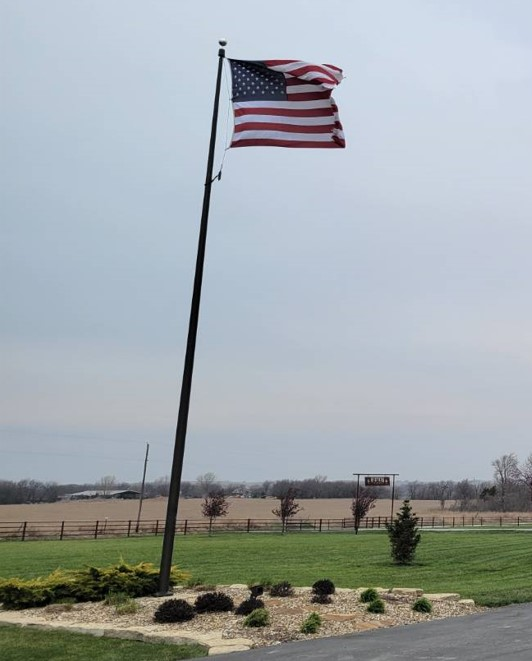
#> input picture panorama/img/Ri.jpg, 532 x 661 px
$ python 4109030314.py
#> lines starting #> are read from the running program, lines starting #| are printed output that depends on the picture
#v:3.11.5
import cv2
import numpy as np

points_l = []
points_r = []
points_t = []
points_s = []

def mouse_callback(event, x, y, flags, param):
    if event == cv2.EVENT_LBUTTONDOWN:
        param[1].append((x, y))
        cv2.circle(param[0], (x, y), 5, (0, 0, 255), -1)
        cv2.imshow("Image", param[0])

def bilinear_interpolation(img, x, y):
    h, w = img.shape[:2]

    if x < 0 or y < 0 or x >= w or y >= h:
        return np.zeros(3)

    x1 = int(x)
    y1 = int(y)
    x2 = min(x1 + 1, w - 1)
    y2 = min(y1 + 1, h - 1)

    r1 = (x2 - x) * img[y1, x1] + (x - x1) * img[y1, x2]
    r2 = (x2 - x) * img[y2, x1] + (x - x1) * img[y2, x2]

    return (y2 - y) * r1 + (y - y1) * r2

def inverse_map(panorama, img, M):
    inv_M = cv2.invertAffineTransform(M)
    h, w = panorama.shape[:2]
    result = np.zeros_like(panorama)

    for y in range(h):
        for x in range(w):
            src_point = np.dot(inv_M, np.array([x, y, 1]))
            src_x, src_y = src_point[0], src_point[1]

            if 0 <= src_x < img.shape[1] and 0 <= src_y < img.shape[0]:
                result[y, x] = bilinear_interpolation(img, src_x, src_y)

    return result

def main():
    # 讀取兩張圖像
    img_l = cv2.imread('img/Ri.jpg')
#> img_l is the input picture: shape (661, 532, 3); mean B, G, R 170.2, 167.3, 160
    img_r = cv2.imread('img/Mi.jpg')
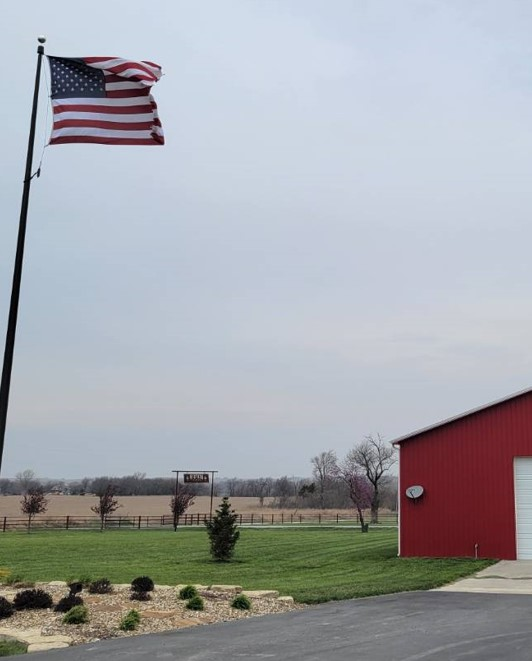
#> input picture panorama/img/Mi.jpg, 532 x 661 px
#> img_r is the input picture: shape (661, 532, 3); mean B, G, R 170.7, 166, 163.4
    img_t = cv2.imread('img/Le.jpg')
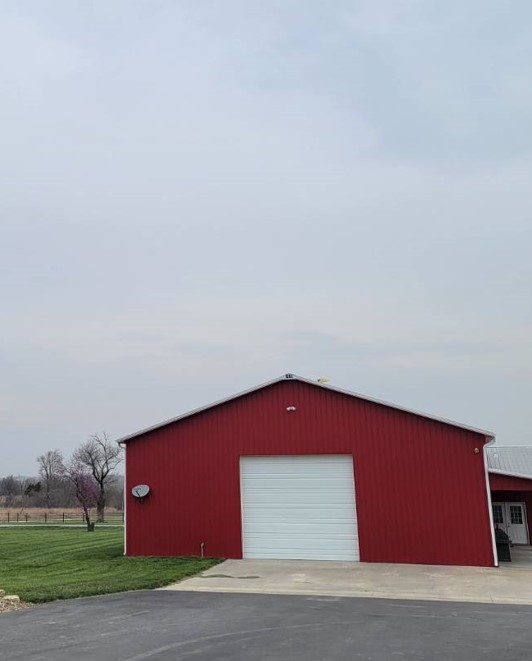
#> input picture panorama/img/Le.jpg, 532 x 661 px
#> img_t is the input picture: shape (661, 532, 3); mean B, G, R 171.4, 164.2, 166.4

    # 選取左圖的對應點
    cv2.namedWindow('Image', cv2.WINDOW_NORMAL)
    cv2.imshow("Image", img_l)
    cv2.setMouseCallback("Image", mouse_callback, [img_l, points_l])
    while len(points_l) < 3:
        cv2.waitKey(100)
    cv2.destroyAllWindows()

    # 選取右圖的對應點
    cv2.namedWindow('Image', cv2.WINDOW_NORMAL)
    cv2.imshow("Image", img_r)
    cv2.setMouseCallback("Image", mouse_callback, [img_r, points_r])
    while len(points_r) < 3:
        cv2.waitKey(100)
    cv2.destroyAllWindows()

    # 計算從右圖到左圖的仿射變換矩陣
    M = cv2.getAffineTransform(np.float32(points_r[:3]), np.float32(points_l[:3]))

    # 確定全景圖像的尺寸
    panorama_height = max(img_l.shape[0], img_r.shape[0])
    panorama_width = img_l.shape[1] + img_r.shape[1]

    # 創建一個空的全景圖像
    panorama = np.zeros((panorama_height, panorama_width, 3), dtype=np.uint8)

    # 將左圖拷貝到全景圖像中
    panorama[:img_l.shape[0], :img_l.shape[1]] = img_l

    # 將右圖逆向映射到左圖的坐標空間中
    inv_warp_img_r = inverse_map(panorama, img_r, M)

    # 在重疊區域將右圖像素放置到全景圖像中
    for y in range(panorama.shape[0]):
        for x in range(panorama.shape[1]):
            if not np.all(inv_warp_img_r[y, x] == 0):
                panorama[y, x] = inv_warp_img_r[y, x]


    # 選取左圖的對應點
    cv2.namedWindow('Image', cv2.WINDOW_NORMAL)
    cv2.imshow("Image", panorama)
    cv2.setMouseCallback("Image", mouse_callback, [panorama, points_s])
    while len(points_s) < 3:
        cv2.waitKey(100)
    cv2.destroyAllWindows()

    # 選取右圖的對應點
    cv2.namedWindow('Image', cv2.WINDOW_NORMAL)
    cv2.imshow("Image", img_t)
    cv2.setMouseCallback("Image", mouse_callback, [img_t, points_t])
    while len(points_t) < 3:
        cv2.waitKey(100)
    cv2.destroyAllWindows()

    M = cv2.getAffineTransform(np.float32(points_t[:3]), np.float32(points_s[:3]))

    # 將右圖逆向映射到左圖的坐標空間中
    inv_warp_img_t = inverse_map(panorama, img_t, M)

    # 在重疊區域將右圖像素放置到全景圖像中
    for y in range(panorama.shape[0]):
        for x in range(panorama.shape[1]):
            if not np.all(inv_warp_img_t[y, x] == 0):
                panorama[y, x] = inv_warp_img_t[y, x]


    # 顯示拼接後的全景圖像
    cv2.namedWindow('Panorama', cv2.WINDOW_NORMAL)
    cv2.imshow('Panorama', panorama)
    cv2.waitKey(0)
    cv2.destroyAllWindows()
    cv2.imwrite("img/panorama.jpg", panorama)

if __name__ == "__main__":
    main()
